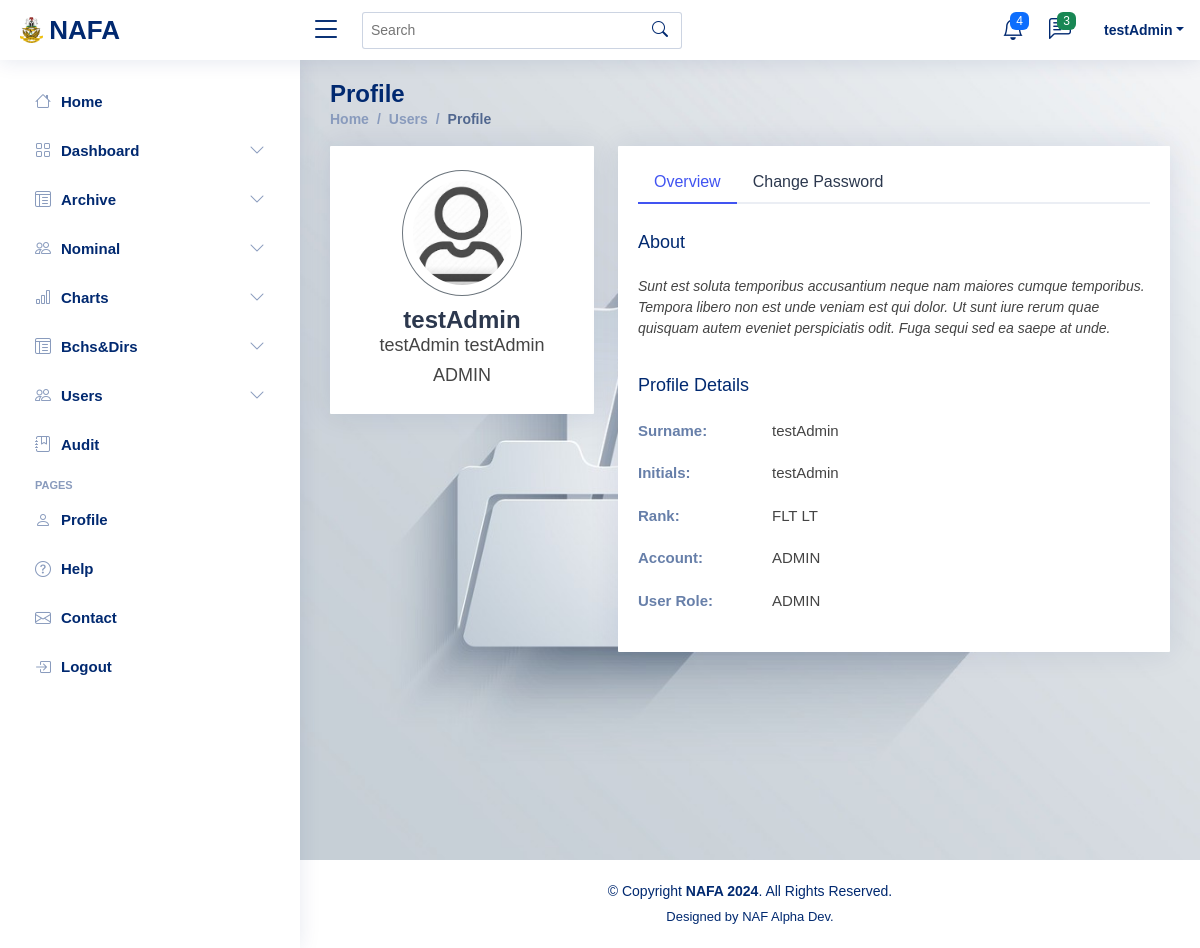
The app's page /ADMIN/adminUserProfile.php (signed in) with its own data.
### tables this page shows
CREATE TABLE `users` (
  `SVC_NO` varchar(20) NOT NULL,
  `USER_ROLE` varchar(20) NOT NULL,
  `ACCOUNT` varchar(20) NOT NULL,
  `PASSWORD` varchar(100) NOT NULL,
  `RANK` varchar(20) NOT NULL,
  `INITIALS` varchar(20) NOT NULL,
  `SURNAME` varchar(100) NOT NULL
);

### ADMIN/adminUserProfile.php (the view, shortened to what this page needs)
<?php
include 'adminHeader.php';
include('../Connection.php');
include 'adminSideNavBar.php';
$svcNo = $_SESSION['svcNo'];
  $userSQL = "SELECT * FROM users WHERE SVC_NO = '$svcNo'";
  $userResult = mysqli_query($conn, $userSQL);
    while($row = mysqli_fetch_assoc($userResult)){
 ?>
<main id="main" class="main"
   style="
    background-image: url('../IMAGES/img1.jpg');
    background-size: cover;
    background-position: center;
    min-height: 100vh;
    zIndex:-1;
    "
>
    <div class="pagetitle">
      <h1>Profile</h1>
      <nav>
        <ol class="breadcrumb">
          <li class="breadcrumb-item"><a href="adminHome">Home</a></li>
          <li class="breadcrumb-item">Users</li>
          <li class="breadcrumb-item active">Profile</li>
        </ol>
      </nav>
    </div>
    <section class="section profile">
      <div class="row">
        <div class="col-xl-4">
          <div class="card" style="border-radius:1px;">
            <div class="card-body profile-card pt-4 d-flex flex-column align-items-center">
              <img src="../IMAGES/passportIcon.png" alt="Profile" class="rounded-circle" style="padding:10px; border:1px solid #6c757d;">
             <h2><?php echo ($_SESSION['svcNo']);?></h2>
              <h3><?php echo ($_SESSION['initials']);?><?php echo" ";?><?php echo ($_SESSION['surname']);?></h3>
               <h3><?php echo ($_SESSION['userRole']);?></h3>
            </div>
          </div>
        </div>
        <div class="col-xl-8">
          <div class="card" style="border-radius:1px;">
            <div class="card-body pt-3">
              <ul class="nav nav-tabs nav-tabs-bordered">
                <li class="nav-item">
                  <button class="nav-link active" data-bs-toggle="tab" data-bs-target="#profile-overview">Overview</button>
                </li>
                <li class="nav-item">
                  <button class="nav-link" data-bs-toggle="tab" data-bs-target="#profile-change-password">Change Password</button>
                </li>
              </ul>
              <div class="tab-content pt-2">
                <div class="tab-pane fade show active profile-overview" id="profile-overview">
                  <h5 class="card-title">About</h5>
                  <p class="small fst-italic">Sunt est soluta temporibus accusantium neque nam maiores cumque temporibus. Tempora libero non est unde veniam est qui dolor. Ut sunt iure rerum quae quisquam autem eveniet perspiciatis odit. Fuga sequi sed ea saepe at unde.</p>
                  <h5 class="card-title">Profile Details</h5>
                  <div class="row">
                    <div class="col-lg-3 col-md-4 label ">Surname:</div>
                    <div class="col-lg-9 col-md-8"><?php echo $row["SURNAME"];?></div>
                  </div>
                  <div class="row">
                    <div class="col-lg-3 col-md-4 label">Initials:</div>
                    <div class="col-lg-9 col-md-8"><?php echo $row["INITIALS"];?></div>
                  </div>
                  <div class="row">
                    <div class="col-lg-3 col-md-4 label">Rank:</div>
                    <div class="col-lg-9 col-md-8"><?php echo $row["RANK"];?></div>
                  </div>
                  <div class="row">
                    <div class="col-lg-3 col-md-4 label">Account:</div>
                    <div class="col-lg-9 col-md-8"><?php echo $row["ACCOUNT"];?></div>
                  </div>
                  <div class="row">
                    <div class="col-lg-3 col-md-4 label">User Role:</div>
                    <div class="col-lg-9 col-md-8"><?php echo $row["USER_ROLE"];?></div>
                  </div>
                </div>
              </div>
            </div>
          </div>
        </div>
      </div>
    </section>
  </main>
   <?php
}
?>
  <?php include 'adminFooter.php'; ?>

### assets/css/style.css (style rules this page uses)
:root { scroll-behavior: smooth; }
body { font-family: "Open Sans", sans-serif; background: #f6f9ff; color: #444444; }
h1, h2, h3, h4, h5, h6 { font-family: "Nunito", sans-serif; }
#main { margin-top: 60px; padding: 20px 30px; transition: all 0.3s; }
.pagetitle { margin-bottom: 10px; }
.pagetitle h1 { font-size: 24px; margin-bottom: 0; font-weight: 600; color: #012970; }
.card { margin-bottom: 30px; border: none; border-radius: 5px; box-shadow: 0px 0 30px rgba(1, 41, 112, 0.1); }
.card-title { padding: 20px 0 15px 0; font-size: 18px; font-weight: 500; color: #012970; font-family: "Poppins", sans-serif; }
.card-body { padding: 0 20px 20px 20px; }
.breadcrumb { font-size: 14px; font-family: "Nunito", sans-serif; color: #899bbd; font-weight: 600; }
.breadcrumb a { color: #899bbd; transition: 0.3s; }
.breadcrumb .breadcrumb-item::before { color: #899bbd; }
.breadcrumb .active { color: #51678f; font-weight: 600; }
.nav-tabs-bordered { border-bottom: 2px solid #ebeef4; }
.nav-tabs-bordered .nav-link { margin-bottom: -2px; border: none; color: #2c384e; }
.nav-tabs-bordered .nav-link.active { background-color: #fff; color: #4154f1; border-bottom: 2px solid #4154f1; }
@media (min-width: 1200px) { #main, #footer { margin-left: 300px; } }
.profile .profile-card img { max-width: 120px; }
.profile .profile-card h2 { font-size: 24px; font-weight: 700; color: #2c384e; margin: 10px 0 0 0; }
.profile .profile-card h3 { font-size: 18px; }
.profile .profile-overview .row { margin-bottom: 20px; font-size: 15px; }
.profile .profile-overview .card-title { color: #012970; }
.profile .profile-overview .label { font-weight: 600; color: rgba(1, 41, 112, 0.6); }

### records on screen
users: SURNAME "testAdmin", INITIALS "testAdmin", RANK "FLT LT", ACCOUNT "ADMIN", USER_ROLE "ADMIN"

### other values on screen
$_SESSION['svcNo'] "testAdmin"
